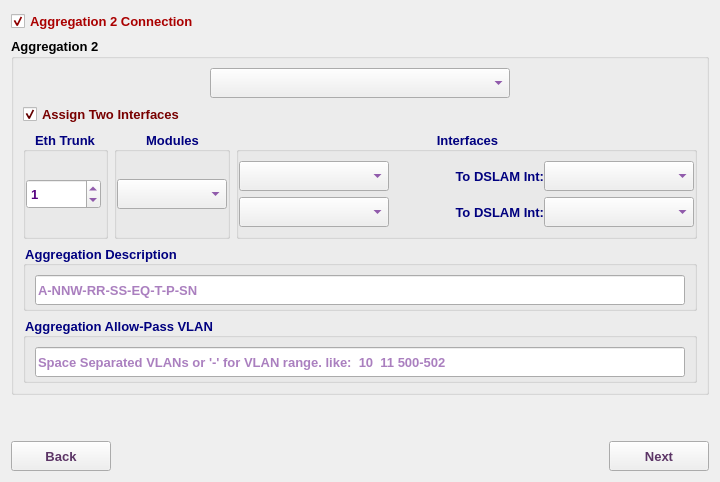
     <widget class="QWidget" name="agg2Tab">
      <attribute name="title">
       <string>agg2</string>
      </attribute>
      <layout class="QVBoxLayout" name="verticalLayout_10">
       <item>
        <widget class="QCheckBox" name="agg2ConnCB">
         <property name="font">
          <font>
           <family>Tahoma</family>
           <pointsize>10</pointsize>
           <weight>75</weight>
           <bold>true</bold>
          </font>
         </property>
         <property name="styleSheet">
          <string notr="true">color: rgb(170, 0, 0);</string>
         </property>
         <property name="text">
          <string>Aggregation 2 Connection </string>
         </property>
         <property name="checked">
          <bool>true</bool>
         </property>
        </widget>
       </item>
       <item>
        <widget class="QGroupBox" name="agg2GB">
         <property name="sizePolicy">
          <sizepolicy hsizetype="Expanding" vsizetype="Expanding">
           <horstretch>0</horstretch>
           <verstretch>0</verstretch>
          </sizepolicy>
         </property>
         <property name="minimumSize">
          <size>
           <width>0</width>
           <height>0</height>
          </size>
         </property>
         <property name="maximumSize">
          <size>
           <width>16777215</width>
           <height>800</height>
          </size>
         </property>
         <property name="font">
          <font>
           <family>Tahoma</family>
           <pointsize>10</pointsize>
           <weight>75</weight>
           <bold>true</bold>
          </font>
         </property>
         <property name="title">
          <string>Aggregation 2</string>
         </property>
         <layout class="QVBoxLayout" name="verticalLayout_4">
          <item>
           <layout class="QHBoxLayout" name="horizontalLayout_10">
            <item>
             <spacer name="horizontalSpacer_8">
              <property name="font">
               <font>
                <family>Tahoma</family>
                <pointsize>10</pointsize>
               </font>
              </property>
              <property name="orientation">
               <enum>Qt::Horizontal</enum>
              </property>
              <property name="sizeHint" stdset="0">
               <size>
                <width>40</width>
                <height>20</height>
               </size>
              </property>
             </spacer>
            </item>
            <item>
             <widget class="QComboBox" name="agg2CB">
              <property name="minimumSize">
               <size>
                <width>300</width>
                <height>30</height>
               </size>
              </property>
              <property name="maximumSize">
               <size>
                <width>300</width>
                <height>30</height>
               </size>
              </property>
              <property name="font">
               <font>
                <family>Tahoma</family>
                <pointsize>10</pointsize>
                <weight>75</weight>
                <bold>true</bold>
               </font>
              </property>
              <property name="styleSheet">
               <string notr="true">color: rgb(85, 0, 127);</string>
              </property>
             </widget>
            </item>
            <item>
             <spacer name="horizontalSpacer_9">
              <property name="font">
               <font>
                <family>Tahoma</family>
                <pointsize>10</pointsize>
               </font>
              </property>
              <property name="orientation">
               <enum>Qt::Horizontal</enum>
              </property>
              <property name="sizeHint" stdset="0">
               <size>
                <width>40</width>
                <height>20</height>
               </size>
              </property>
             </spacer>
            </item>
           </layout>
          </item>
          <item>
           <widget class="QCheckBox" name="agg2dIntCB">
            <property name="font">
             <font>
              <family>Tahoma</family>
              <pointsize>10</pointsize>
              <weight>75</weight>
              <bold>true</bold>
             </font>
            </property>
            <property name="styleSheet">
             <string notr="true">color: rgb(120, 0, 0);</string>
            </property>
            <property name="text">
             <string>Assign Two Interfaces</string>
            </property>
            <property name="checked">
             <bool>true</bool>
            </property>
           </widget>
          </item>
          <item>
           <layout class="QHBoxLayout" name="horizontalLayout_6">
            <item>
             <widget class="QGroupBox" name="groupBox_7">
              <property name="maximumSize">
               <size>
                <width>85</width>
                <height>16777215</height>
               </size>
              </property>
              <property name="font">
               <font>
                <family>Tahoma</family>
                <pointsize>10</pointsize>
                <weight>75</weight>
                <bold>true</bold>
               </font>
              </property>
              <property name="styleSheet">
               <string notr="true">color: rgb(0, 0, 127);</string>
              </property>
              <property name="title">
               <string>Eth Trunk</string>
              </property>
              <property name="alignment">
               <set>Qt::AlignCenter</set>
              </property>
              <layout class="QVBoxLayout" name="verticalLayout_2">
               <property name="spacing">
                <number>0</number>
               </property>
               <property name="leftMargin">
                <number>0</number>
               </property>
               <property name="topMargin">
                <number>0</number>
               </property>
               <property name="rightMargin">
                <number>0</number>
               </property>
               <property name="bottomMargin">
                <number>0</number>
               </property>
               <item>
                <widget class="QSpinBox" name="agg2EthSB">
                 <property name="minimumSize">
                  <size>
                   <width>75</width>
                   <height>30</height>
                  </size>
                 </property>
                 <property name="maximumSize">
                  <size>
                   <width>75</width>
                   <height>30</height>
                  </size>
                 </property>
                 <property name="font">
                  <font>
                   <family>Tahoma</family>
                   <pointsize>10</pointsize>
                   <weight>75</weight>
                   <bold>true</bold>
                  </font>
                 </property>
                 <property name="styleSheet">
                  <string notr="true">color: rgb(85, 0, 127);</string>
                 </property>
                 <property name="maximum">
                  <number>1000</number>
                 </property>
                 <property name="value">
                  <number>1</number>
                 </property>
                </widget>
               </item>
              </layout>
             </widget>
            </item>
            <item>
             <widget class="QGroupBox" name="groupBox_9">
              <property name="maximumSize">
               <size>
                <width>200</width>
                <height>16777215</height>
               </size>
              </property>
              <property name="font">
               <font>
                <family>Tahoma</family>
                <pointsize>10</pointsize>
                <weight>75</weight>
                <bold>true</bold>
               </font>
              </property>
              <property name="styleSheet">
               <string notr="true">color: rgb(0, 0, 127);</string>
              </property>
              <property name="title">
               <string>Modules</string>
              </property>
              <property name="alignment">
               <set>Qt::AlignCenter</set>
              </property>
              <layout class="QVBoxLayout" name="verticalLayout_14">
               <property name="spacing">
                <number>0</number>
               </property>
               <property name="leftMargin">
                <number>0</number>
               </property>
               <property name="topMargin">
                <number>0</number>
               </property>
               <property name="rightMargin">
                <number>0</number>
               </property>
               <property name="bottomMargin">
                <number>0</number>
               </property>
               <item>
                <widget class="QComboBox" name="a2mCB">
                 <property name="minimumSize">
                  <size>
                   <width>110</width>
                   <height>30</height>
                  </size>
                 </property>
                 <property name="maximumSize">
                  <size>
                   <width>110</width>
                   <height>30</height>
                  </size>
                 </property>
                 <property name="font">
                  <font>
                   <family>Tahoma</family>
                   <pointsize>10</pointsize>
                   <weight>75</weight>
                   <bold>true</bold>
                  </font>
                 </property>
                 <property name="styleSheet">
                  <string notr="true">color: rgb(85, 0, 127);</string>
                 </property>
                </widget>
               </item>
              </layout>
             </widget>
            </item>
            <item>
             <widget class="QGroupBox" name="groupBox_8">
              <property name="sizePolicy">
               <sizepolicy hsizetype="Expanding" vsizetype="Preferred">
                <horstretch>0</horstretch>
                <verstretch>0</verstretch>
               </sizepolicy>
              </property>
              <property name="font">
               <font>
                <family>Tahoma</family>
                <pointsize>10</pointsize>
                <weight>75</weight>
                <bold>true</bold>
               </font>
              </property>
              <property name="styleSheet">
               <string notr="true">color: rgb(0, 0, 127);</string>
              </property>
              <property name="title">
               <string>Interfaces</string>
              </property>
              <property name="alignment">
               <set>Qt::AlignCenter</set>
              </property>
              <layout class="QVBoxLayout" name="verticalLayout_11">
               <property name="leftMargin">
                <number>0</number>
               </property>
               <property name="rightMargin">
                <number>0</number>
               </property>
               <item>
                <widget class="QFrame" name="agg2Int1Frame">
                 <property name="font">
                  <font>
                   <family>Tahoma</family>
                   <pointsize>10</pointsize>
                  </font>
                 </property>
                 <property name="frameShape">
                  <enum>QFrame::NoFrame</enum>
                 </property>
                 <property name="frameShadow">
                  <enum>QFrame::Raised</enum>
                 </property>
                 <layout class="QHBoxLayout" name="horizontalLayout">
                  <property name="spacing">
                   <number>0</number>
                  </property>
                  <property name="leftMargin">
                   <number>0</number>
                  </property>
                  <property name="topMargin">
                   <number>0</number>
                  </property>
                  <property name="rightMargin">
                   <number>0</number>
                  </property>
                  <property name="bottomMargin">
                   <number>0</number>
                  </property>
                  <item>
                   <widget class="QComboBox" name="agg2Int1CB">
                    <property name="minimumSize">
                     <size>
                      <width>150</width>
                      <height>30</height>
                     </size>
                    </property>
                    <property name="maximumSize">
                     <size>
                      <width>150</width>
                      <height>30</height>
                     </size>
                    </property>
                    <property name="font">
                     <font>
                      <family>Tahoma</family>
                      <pointsize>10</pointsize>
                      <weight>75</weight>
                      <bold>true</bold>
                     </font>
                    </property>
                    <property name="styleSheet">
                     <string notr="true">color: rgb(85, 0, 127);</string>
                    </property>
                   </widget>
                  </item>
                  <item>
                   <widget class="QLabel" name="label_4">
                    <property name="minimumSize">
                     <size>
                      <width>155</width>
                      <height>30</height>
                     </size>
                    </property>
                    <property name="maximumSize">
                     <size>
                      <width>16777215</width>
                      <height>30</height>
                     </size>
                    </property>
                    <property name="font">
                     <font>
                      <family>Tahoma</family>
                      <pointsize>10</pointsize>
                      <weight>75</weight>
                      <bold>true</bold>
                     </font>
                    </property>
                    <property name="text">
                     <string>To DSLAM Int:</string>
                    </property>
                    <property name="alignment">
                     <set>Qt::AlignRight|Qt::AlignTrailing|Qt::AlignVCenter</set>
                    </property>
                   </widget>
                  </item>
                  <item>
                   <widget class="QComboBox" name="a2i1diCB">
                    <property name="sizePolicy">
                     <sizepolicy hsizetype="Expanding" vsizetype="Preferred">
                      <horstretch>0</horstretch>
                      <verstretch>0</verstretch>
                     </sizepolicy>
                    </property>
                    <property name="minimumSize">
                     <size>
                      <width>150</width>
                      <height>30</height>
                     </size>
                    </property>
                    <property name="maximumSize">
                     <size>
                      <width>250</width>
                      <height>30</height>
                     </size>
                    </property>
                    <property name="font">
                     <font>
                      <family>Tahoma</family>
                      <pointsize>10</pointsize>
                      <weight>75</weight>
                      <bold>true</bold>
                     </font>
                    </property>
                    <property name="styleSheet">
                     <string notr="true">color: rgb(85, 0, 127);</string>
                    </property>
                   </widget>
                  </item>
                 </layout>
                </widget>
               </item>
               <item>
                <widget class="QFrame" name="agg2Int2Frame">
                 <property name="font">
                  <font>
                   <family>Tahoma</family>
                   <pointsize>10</pointsize>
                  </font>
                 </property>
                 <property name="frameShape">
                  <enum>QFrame::NoFrame</enum>
                 </property>
                 <property name="frameShadow">
                  <enum>QFrame::Raised</enum>
                 </property>
                 <layout class="QHBoxLayout" name="horizontalLayout_7">
                  <property name="spacing">
                   <number>0</number>
                  </property>
                  <property name="leftMargin">
                   <number>0</number>
                  </property>
                  <property name="topMargin">
                   <number>0</number>
                  </property>
                  <property name="rightMargin">
                   <number>0</number>
                  </property>
                  <property name="bottomMargin">
                   <number>0</number>
                  </property>
                  <item>
                   <widget class="QComboBox" name="agg2Int2CB">
                    <property name="minimumSize">
                     <size>
                      <width>150</width>
                      <height>30</height>
                     </size>
                    </property>
                    <property name="maximumSize">
                     <size>
                      <width>150</width>
                      <height>30</height>
                     </size>
                    </property>
                    <property name="font">
                     <font>
                      <family>Tahoma</family>
                      <pointsize>10</pointsize>
                      <weight>75</weight>
                      <bold>true</bold>
                     </font>
                    </property>
                    <property name="styleSheet">
                     <string notr="true">color: rgb(85, 0, 127);</string>
                    </property>
                   </widget>
                  </item>
                  <item>
                   <widget class="QLabel" name="label_5">
                    <property name="minimumSize">
                     <size>
                      <width>155</width>
                      <height>30</height>
                     </size>
                    </property>
                    <property name="maximumSize">
                     <size>
                      <width>16777215</width>
                      <height>30</height>
                     </size>
                    </property>
                    <property name="font">
                     <font>
                      <family>Tahoma</family>
                      <pointsize>10</pointsize>
                      <weight>75</weight>
                      <bold>true</bold>
                     </font>
                    </property>
                    <property name="text">
                     <string>To DSLAM Int:</string>
                    </property>
                    <property name="alignment">
                     <set>Qt::AlignRight|Qt::AlignTrailing|Qt::AlignVCenter</set>
                    </property>
                   </widget>
                  </item>
                  <item>
                   <widget class="QComboBox" name="a2i2diCB">
                    <property name="sizePolicy">
                     <sizepolicy hsizetype="Expanding" vsizetype="Preferred">
                      <horstretch>0</horstretch>
                      <verstretch>0</verstretch>
                     </sizepolicy>
                    </property>
                    <property name="minimumSize">
                     <size>
                      <width>150</width>
                      <height>30</height>
                     </size>
                    </property>
                    <property name="maximumSize">
                     <size>
                      <width>250</width>
                      <height>30</height>
                     </size>
                    </property>
                    <property name="font">
                     <font>
                      <family>Tahoma</family>
                      <pointsize>10</pointsize>
                      <weight>75</weight>
                      <bold>true</bold>
                     </font>
                    </property>
                    <property name="styleSheet">
                     <string notr="true">color: rgb(85, 0, 127);</string>
                    </property>
                   </widget>
                  </item>
                 </layout>
                </widget>
               </item>
              </layout>
             </widget>
            </item>
           </layout>
          </item>
          <item>
           <widget class="QGroupBox" name="groupBox_15">
            <property name="maximumSize">
             <size>
              <width>16777215</width>
              <height>66</height>
             </size>
            </property>
            <property name="font">
             <font>
              <family>Tahoma</family>
              <pointsize>10</pointsize>
              <weight>75</weight>
              <bold>true</bold>
             </font>
            </property>
            <property name="styleSheet">
             <string notr="true">color: rgb(0, 0, 127);</string>
            </property>
            <property name="title">
             <string>Aggregation Description</string>
            </property>
            <layout class="QHBoxLayout" name="horizontalLayout_20">
             <item>
              <widget class="QLineEdit" name="agg2DescLE">
               <property name="minimumSize">
                <size>
                 <width>0</width>
                 <height>30</height>
                </size>
               </property>
               <property name="maximumSize">
                <size>
                 <width>16777215</width>
                 <height>30</height>
                </size>
               </property>
               <property name="font">
                <font>
                 <family>Tahoma</family>
                 <pointsize>10</pointsize>
                 <weight>75</weight>
                 <bold>true</bold>
                </font>
               </property>
               <property name="styleSheet">
                <string notr="true">color: rgb(85, 0, 127);</string>
               </property>
               <property name="readOnly">
                <bool>true</bool>
               </property>
               <property name="placeholderText">
                <string>A-NNW-RR-SS-EQ-T-P-SN</string>
               </property>
              </widget>
             </item>
            </layout>
           </widget>
          </item>
          <item>
           <widget class="QGroupBox" name="groupBox_16">
            <property name="maximumSize">
             <size>
              <width>16777215</width>
              <height>66</height>
             </size>
            </property>
            <property name="font">
             <font>
              <family>Tahoma</family>
              <pointsize>10</pointsize>
              <weight>75</weight>
              <bold>true</bold>
             </font>
            </property>
            <property name="styleSheet">
             <string notr="true">color: rgb(0, 0, 127);</string>
            </property>
            <property name="title">
             <string>Aggregation Allow-Pass VLAN</string>
            </property>
            <layout class="QHBoxLayout" name="horizontalLayout_21">
             <item>
              <widget class="QLineEdit" name="agg2AllowPassLE">
               <property name="minimumSize">
                <size>
                 <width>0</width>
                 <height>30</height>
                </size>
               </property>
               <property name="maximumSize">
                <size>
                 <width>16777215</width>
                 <height>30</height>
                </size>
               </property>
               <property name="font">
                <font>
                 <family>Tahoma</family>
                 <pointsize>10</pointsize>
                 <weight>75</weight>
                 <bold>true</bold>
                </font>
               </property>
               <property name="styleSheet">
                <string notr="true">color: rgb(85, 0, 127);</string>
               </property>
               <property name="readOnly">
                <bool>true</bool>
               </property>
               <property name="placeholderText">
                <string>Space Separated VLANs or '-' for VLAN range. like:  10  11 500-502</string>
               </property>
               <property name="cursorMoveStyle">
                <enum>Qt::VisualMoveStyle</enum>
               </property>
              </widget>
             </item>
            </layout>
           </widget>
          </item>
         </layout>
        </widget>
       </item>
       <item>
        <spacer name="verticalSpacer_3">
         <property name="orientation">
          <enum>Qt::Vertical</enum>
         </property>
         <property name="sizeHint" stdset="0">
          <size>
           <width>20</width>
           <height>40</height>
          </size>
         </property>
        </spacer>
       </item>
       <item>
        <layout class="QHBoxLayout" name="horizontalLayout_19">
         <item>
          <widget class="QPushButton" name="back2Btn">
           <property name="sizePolicy">
            <sizepolicy hsizetype="Preferred" vsizetype="Preferred">
             <horstretch>0</horstretch>
             <verstretch>0</verstretch>
            </sizepolicy>
           </property>
           <property name="minimumSize">
            <size>
             <width>100</width>
             <height>30</height>
            </size>
           </property>
           <property name="maximumSize">
            <size>
             <width>150</width>
             <height>30</height>
            </size>
           </property>
           <property name="font">
            <font>
             <family>Tahoma</family>
             <pointsize>10</pointsize>
             <weight>75</weight>
             <bold>true</bold>
            </font>
           </property>
           <property name="styleSheet">
            <string notr="true">color: rgb(92, 53, 102);</string>
           </property>
           <property name="text">
            <string>Back</string>
           </property>
           <property name="icon">
            <iconset resource="../../../../../image.qrc">
             <normaloff>:/Image/back.png</normaloff>:/Image/back.png</iconset>
           </property>
          </widget>
         </item>
         <item>
          <spacer name="horizontalSpacer_4">
           <property name="font">
            <font>
             <family>Tahoma</family>
             <pointsize>10</pointsize>
            </font>
           </property>
           <property name="orientation">
            <enum>Qt::Horizontal</enum>
           </property>
           <property name="sizeHint" stdset="0">
            <size>
             <width>40</width>
             <height>20</height>
            </size>
           </property>
          </spacer>
         </item>
         <item>
          <widget class="QPushButton" name="Next2Btn">
           <property name="enabled">
            <bool>true</bool>
           </property>
           <property name="sizePolicy">
            <sizepolicy hsizetype="Preferred" vsizetype="Preferred">
             <horstretch>0</horstretch>
             <verstretch>0</verstretch>
            </sizepolicy>
           </property>
           <property name="minimumSize">
            <size>
             <width>100</width>
             <height>30</height>
            </size>
           </property>
           <property name="maximumSize">
            <size>
             <width>150</width>
             <height>30</height>
            </size>
           </property>
           <property name="font">
            <font>
             <family>Tahoma</family>
             <pointsize>10</pointsize>
             <weight>75</weight>
             <bold>true</bold>
            </font>
           </property>
           <property name="styleSheet">
            <string notr="true">color: rgb(92, 53, 102);</string>
           </property>
           <property name="text">
            <string>Next</string>
           </property>
           <property name="icon">
            <iconset resource="../../../../../image.qrc">
             <normaloff>:/Image/next.png</normaloff>:/Image/next.png</iconset>
           </property>
           <property name="iconSize">
            <size>
             <width>20</width>
             <height>20</height>
            </size>
           </property>
          </widget>
         </item>
        </layout>
       </item>
      </layout>
     </widget>
